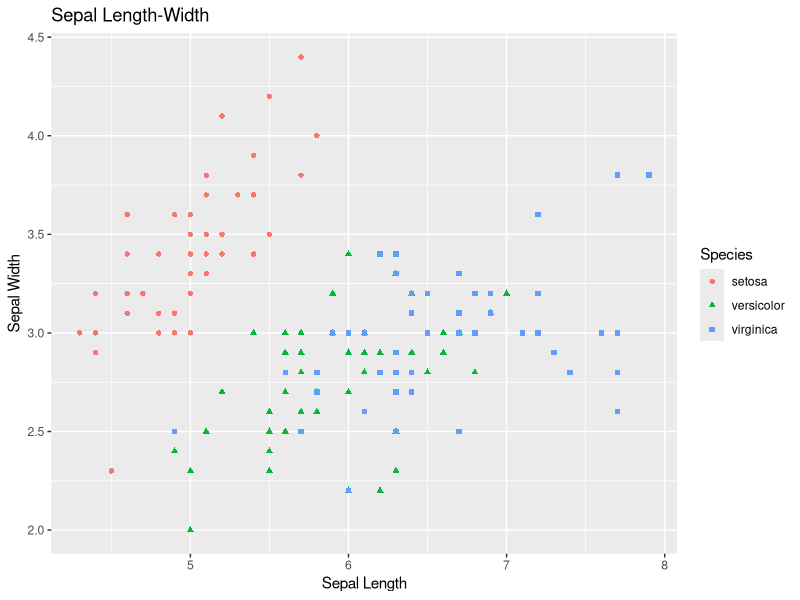
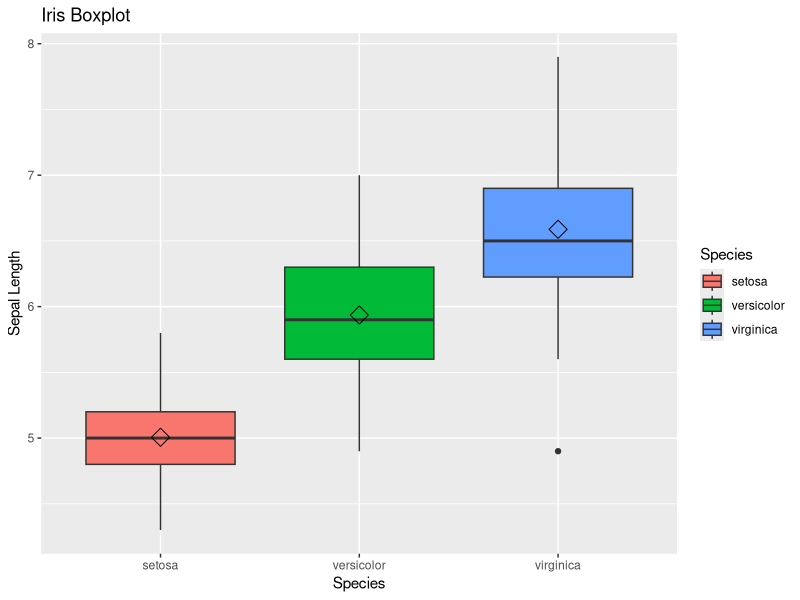

Write the R code that produced these figures, in order.
library(ggplot2)

#scatter plot of iris dataset
scatter <- ggplot(data=iris, aes(x = Sepal.Length, y = Sepal.Width)) 
scatter + geom_point(aes(color=Species, shape=Species)) +
  xlab("Sepal Length") +  ylab("Sepal Width") +
  ggtitle("Sepal Length-Width")

#boxplot of iris dataset
box <- ggplot(data=iris, aes(x=Species, y=Sepal.Length))
box + geom_boxplot(aes(fill=Species)) + 
  ylab("Sepal Length") + ggtitle("Iris Boxplot") +
  stat_summary(fun.y=mean, geom="point", shape=5, size=4) 
